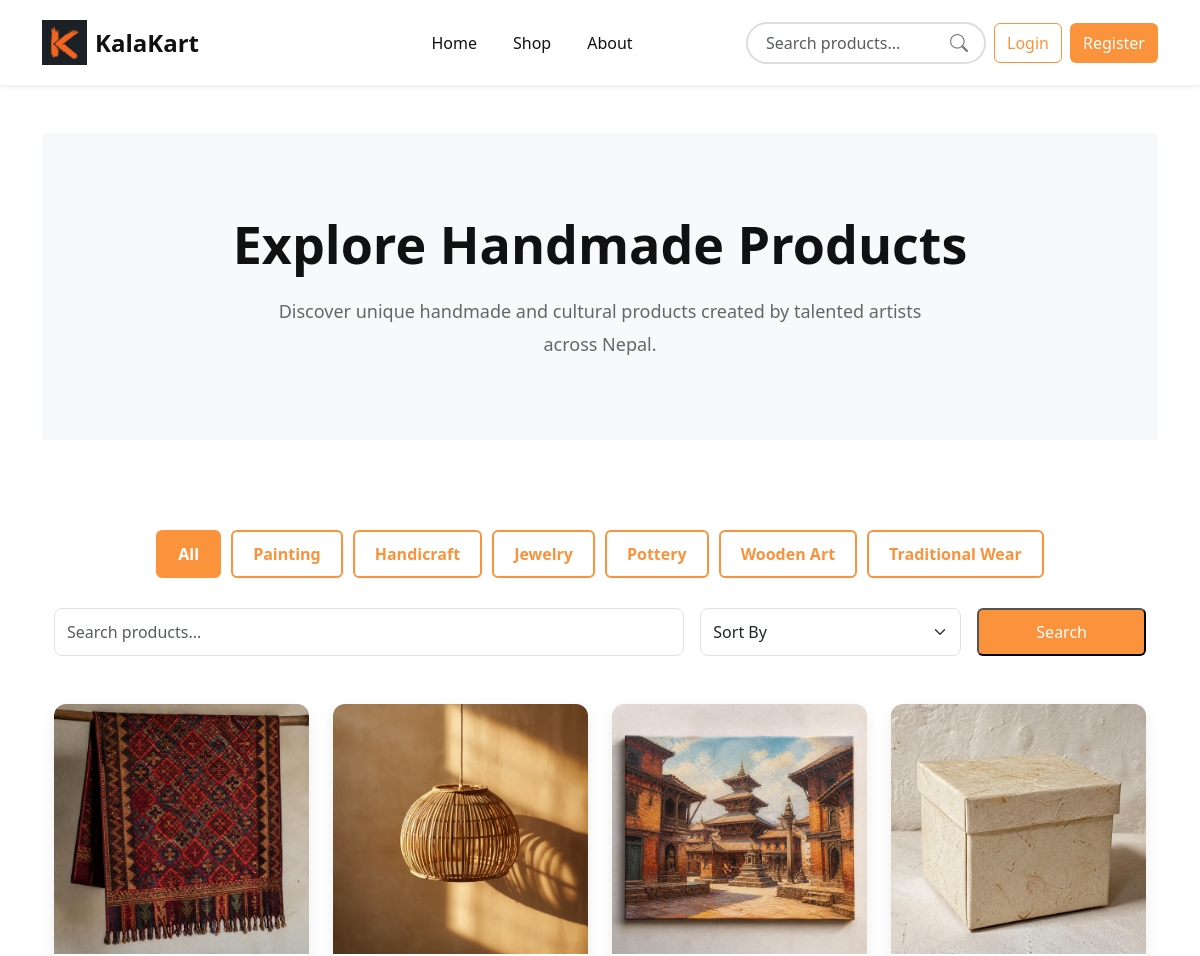
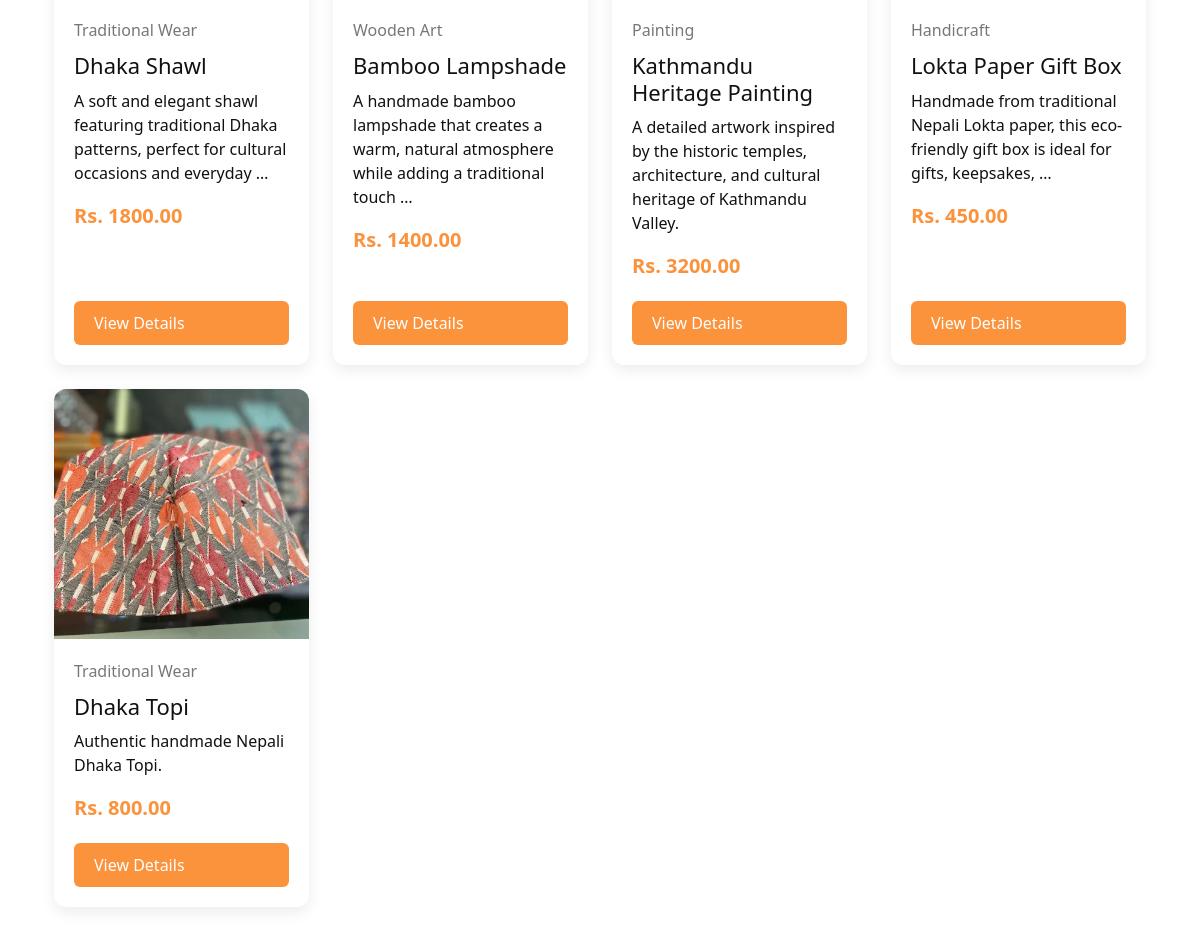
The app's page /shop/ with its own data (2 pictures, top to bottom).
### products/models.py (models this page shows, shortened)
class Product(models.Model):
    CATEGORY_CHOICES = (
        ('Painting', 'Painting'),
        ('Handicraft', 'Handicraft'),
        ('Jewelry', 'Jewelry'),
        ('Pottery', 'Pottery'),
        ('Wooden Art', 'Wooden Art'),
        ('Traditional Wear', 'Traditional Wear'),
    )
    seller = models.ForeignKey(
        CustomUser,
        on_delete=models.CASCADE
    )
    name = models.CharField(max_length=200)
    category = models.CharField(
        max_length=50,
        choices=CATEGORY_CHOICES
    )
    description = models.TextField()
    price = models.DecimalField(
        max_digits=10,
        decimal_places=2
    )
    stock = models.PositiveIntegerField()
    image = models.ImageField(
        upload_to='products/'
    )
    created_at = models.DateTimeField(auto_now_add=True)

### base_app/views.py (the view)
# urls.py: path('shop/', ShopView, name='shop'),
def ShopView(request):
    category = request.GET.get("category")
    search_query = request.GET.get("q")
    selected_sort = request.GET.get("sort")
    products = Product.objects.all()
    if search_query:
        products = products.filter(
            name__icontains=search_query
        )
    if category:
        products = products.filter(
            category=category
        )
    if selected_sort == "newest":
        products = products.order_by(
            "-created_at"
        )
    elif selected_sort == "price_low":
        products = products.order_by(
            "price"
        )
    elif selected_sort == "price_high":
        products = products.order_by(
            "-price"
        )
    else:
        products = products.order_by(
            "-created_at"
        )
    categories = Product.CATEGORY_CHOICES
    context = {
        "products": products,
        "categories": categories,
        "selected_category": category,
        "search_query": search_query,
        "selected_sort": selected_sort,
    }
    return render(
        request,
        "shop.html",
        context
    )

### base_app/context_processors.py (called while the page is built)
def cart_count(request):
    if request.user.is_authenticated:
        items = Cart.objects.filter(user=request.user)
        count = sum(item.quantity for item in items)
    else:
        count = 0
    return {
        "cart_count": count
    }

### Template/shop.html (shortened to what this page needs)
{% extends 'base.html' %}
{% block content %}
<section class="shop-banner">
    <div class="container text-center">
        <h1 class="shop-title">
            Explore Handmade Products
        </h1>
        <p class="shop-description">
            Discover unique handmade and cultural products created by talented artists across Nepal.
        </p>
    </div>
</section>
<section class="shop-categories">
    <div class="container">
        <div class="category-buttons text-center">
            <a
                href="{% url 'shop' %}"
                class="category-btn {% if not selected_category %}active{% endif %}"
            >
                All
            </a>
            {% for value, label in categories %}
                <a
                    href="{% url 'shop' %}?category={{ value }}"
                    class="category-btn {% if selected_category == value %}active{% endif %}"
                >
                    {{ label }}
                </a>
            {% endfor %}
        </div>
    </div>
</section>
<section class="shop-products">
    <div class="container">
        <form
            method="GET"
            class="shop-filter-form mb-5"
        >
            <div class="row g-3 align-items-center">
                <div class="col-md-7">
                    <input
                        type="search"
                        name="q"
                        value="{{ search_query|default:'' }}"
                        class="form-control"
                        placeholder="Search products..."
                    >
                </div>
                <div class="col-md-3">
                    <select
                        name="sort"
                        class="form-select"
                        onchange="this.form.submit()"
                    >
                        <option value="">
                            Sort By
                        </option>
                    </select>
                </div>
                <div class="col-md-2">
                    <button
                        type="submit"
                        class="shop-btn w-100"
                    >
                        Search
                    </button>
                </div>
            </div>
        </form>
        <div class="row">
            {% if products %}
                {% for product in products %}
                    <div class="col-lg-3 col-md-6 mb-4">
                        <div class="shop-card">
                            {% if product.image %}
                                <img
                                    src="{{ product.image.url }}"
                                    alt="{{ product.name }}"
                                    class="shop-image"
                                >
                            {% else %}
                                <div class="shop-image d-flex align-items-center justify-content-center bg-light">
                                    <span class="text-muted">
                                        No image available
                                    </span>
                                </div>
                            {% endif %}
                            <div class="shop-content">
                                <span class="shop-category">
                                    {{ product.get_category_display }}
                                </span>
                                <h4 class="product-name">
                                    {{ product.name }}
                                </h4>
                                <p class="shop-description-card">
                                    {{ product.description|truncatewords:15 }}
                                </p>
                                <p class="shop-price">
                                    Rs. {{ product.price }}
                                </p>
                                <a
                                    href="{% url 'product-detail' product.id %}"
                                    class="shop-btn"
                                >
                                    View Details
                                </a>
                            </div>
                        </div>
                    </div>
                {% endfor %}
            {% endif %}
        </div>
    </div>
</section>
{% endblock %}

### Static/css/style.css (style rules this page uses)
:root { --bg-color: #ffffff; --navbar-color: #ffffff; --text-color: #111111; --main-color: #fb923c; }
body { background-color: var(--bg-color); color: var(--text-color); transition: 0.3s; }
.form-control { height: 40px; }
.shop-banner { background-color: #f8f9fa; padding: 80px 0; margin-bottom: 60px; }
.shop-title { font-size: 52px; font-weight: 700; color: var(--text-color); margin-bottom: 20px; }
.shop-description { font-size: 18px; color: #666; max-width: 700px; margin: auto; line-height: 1.8; }
.shop-products { padding-bottom: 80px; }
.shop-card { background-color: white; border-radius: 12px; overflow: hidden; box-shadow: 0 5px 15px rgba(0,0,0,0.08); transition: 0.3s; height: 100%; display: flex; flex-direction: column; }
.shop-image { width: 100%; height: 250px; object-fit: cover; }
.shop-content { padding: 20px; display: flex; flex-direction: column; flex-grow: 1; }
.shop-content h4 { font-size: 22px; margin-bottom: 10px; color: var(--text-color); }
.shop-category { color: #777; margin-bottom: 10px; }
.shop-price { color: var(--main-color); font-size: 20px; font-weight: 700; margin-bottom: 20px; }
.shop-btn { display: inline-block; background-color: var(--main-color); color: white; text-decoration: none; padding: 10px 20px; border-radius: 6px; transition: 0.3s; margin-top: auto; }
.form-control, .form-select { height: 48px; border-radius: 8px; }
.shop-categories { padding: 30px 0; }
.category-buttons { display: flex; justify-content: center; flex-wrap: wrap; gap: 10px; }
.category-btn { padding: 10px 20px; border: 2px solid var(--main-color); border-radius: 6px; text-decoration: none; color: var(--main-color); font-weight: 600; transition: 0.3s; }
.category-btn:hover, .category-btn.active { background-color: var(--main-color); color: white; }

### records on screen
Product: image (picture), category "Traditional Wear", name "Dhaka Shawl", description "A soft and elegant shawl featuring traditional Dhaka patterns, perfect for cultural occasions and everyday …", price "1800.00"
Product: image (picture), category "Wooden Art", name "Bamboo Lampshade", description "A handmade bamboo lampshade that creates a warm, natural atmosphere while adding a traditional touch …", price "1400.00"
Product: image (picture), category "Painting", name "Kathmandu Heritage Painting", description "A detailed artwork inspired by the historic temples, architecture, and cultural heritage of Kathmandu Valley.", price "3200.00"
Product: image (picture), category "Handicraft", name "Lokta Paper Gift Box", description "Handmade from traditional Nepali Lokta paper, this eco-friendly gift box is ideal for gifts, keepsakes, …", price "450.00"
Product: image (picture), category "Traditional Wear", name "Dhaka Topi", description "Authentic handmade Nepali Dhaka Topi.", price "800.00"

### other values on screen
{{ label }} "Painting" "Handicraft" "Jewelry" "Pottery" "Wooden Art" "Traditional Wear"
